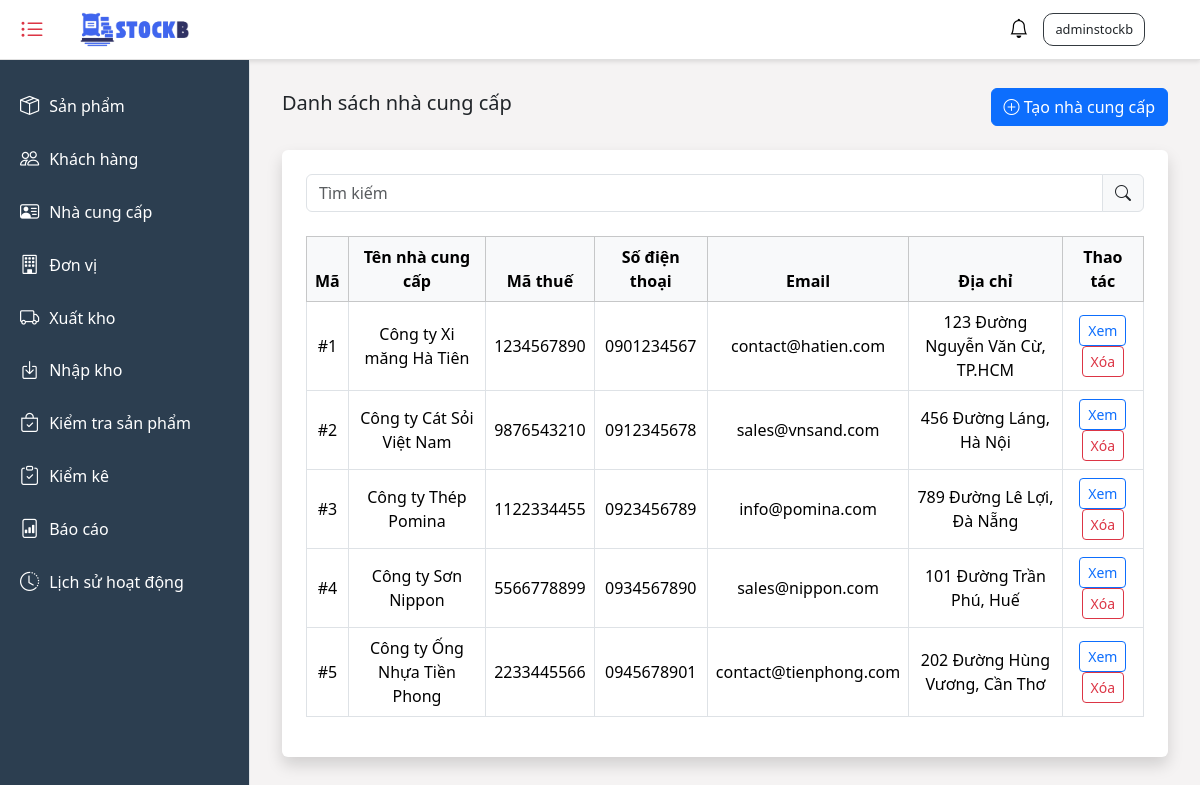
The app's page /supplier (signed in), older data.
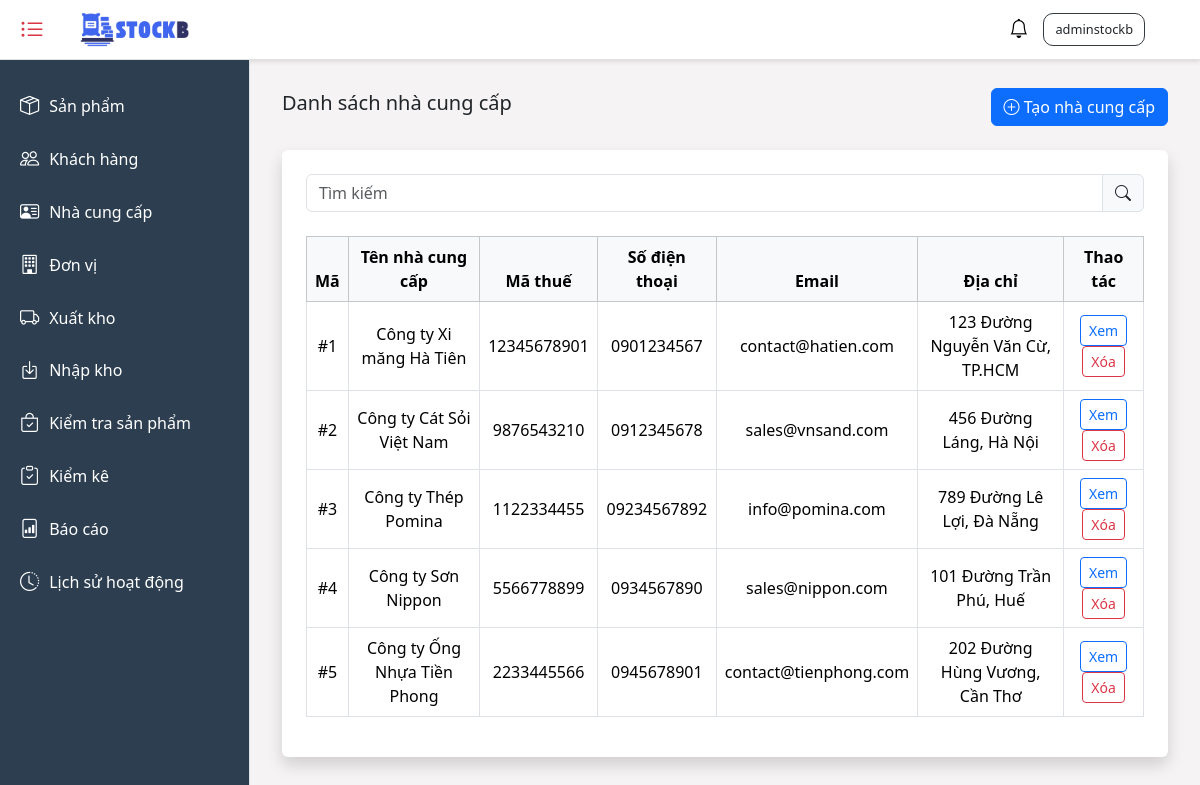
The same page, newer data.
### stockb/models.py (models this page shows, shortened)
class Supplier(models.Model):
    supplier_name = models.CharField(max_length=100)
    tax_code = models.CharField(max_length=50)
    address = models.TextField()
    phone = models.CharField(max_length=20)
    email = models.EmailField()
    notes = models.TextField(blank=True, null=True)
    created_at = models.DateTimeField(auto_now_add=True)
    updated_at = models.DateTimeField(auto_now=True)

### stockb/views/supplier_views.py (the view)
# urls.py: path('supplier', supplier_views.supplier_list_view, name='supplier_list'),
@login_required
def supplier_list_view(request):
    suppliers = Supplier.objects.all()
    context = {
        "title": "Danh sách nhà cung cấp",
        "suppliers": suppliers,
    }
    return render(request, 'supplier/supplier_list.html', context)

### stockb/context_processors.py (called while the page is built)
def notifications(request):
    return {
        'notifications': Notification.objects.all()[:50]
    }

### stockb/templates/supplier/supplier_list.html (shortened to what this page needs)
{% extends 'base.html' %}
{% block content %}
    <div class="d-flex justify-content-between align-items-center mb-4">
        <h5>Danh sách nhà cung cấp</h5>
        <a href="{% url 'supplier_create' %}" class="btn btn-primary">
            <i class="bi bi-plus-circle"></i>
            Tạo nhà cung cấp
        </a>
    </div>
    <div class="container bg-white p-4 rounded shadow">
        <div class="input-group mb-4">
            <input type="text" class="form-control" placeholder="Tìm kiếm">
            <span class="input-group-text"><i class="bi bi-search"></i></span>
        </div>
        <div class="table-responsive">
            <table class="table table-bordered align-middle text-center">
                <thead class="table-light">
                    <tr>
                        <th scope="col">Mã</th>
                        <th scope="col">Tên nhà cung cấp</th>
                        <th scope="col">Mã thuế</th>
                        <th scope="col">Số điện thoại</th>
                        <th scope="col">Email</th>
                        <th scope="col">Địa chỉ</th>
                        <th scope="col">Thao tác</th>
                    </tr>
                </thead>
                <tbody>
                    {% for supplier in suppliers %}
                        <tr>
                            <td>#{{ supplier.id }}</td>
                            <td>{{ supplier.supplier_name }}</td>
                            <td>{{ supplier.tax_code }}</td>
                            <td>{{ supplier.phone }}</td>
                            <td>{{ supplier.email }}</td>
                            <td>{{ supplier.address }}</td>
                            <td>
                                <a href="{% url 'supplier_update' supplier.id %}" class="btn btn-sm btn-outline-primary">Xem</a>
                                <a href="{% url 'supplier_delete' supplier.id %}" class="btn btn-sm btn-outline-danger">Xóa</a>
                            </td>
                        </tr>
                    {% empty %}
                        <tr>
                            <td colspan="8">Không có nhà cung cấp nào.</td>
                        </tr>
                    {% endfor %}
                </tbody>
            </table>
        </div>
    </div>
{% endblock %}

Row changes from the older to the newer data that the page shows:
changed Supplier "Công ty Xi măng Hà Tiên": tax_code "1234567890" → "12345678901"
changed Supplier "Công ty Thép Pomina": phone "0923456789" → "09234567892"
